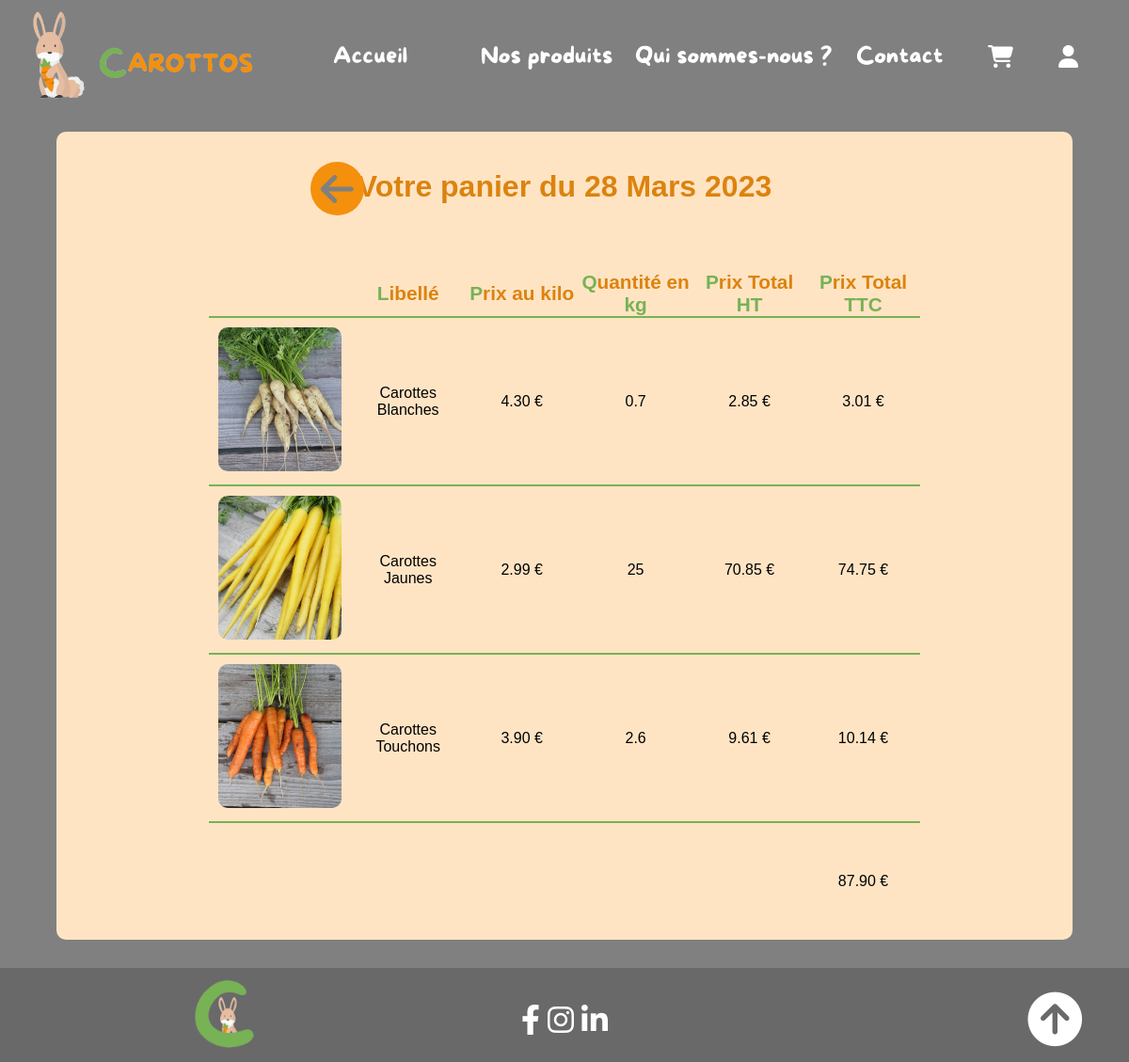
Screenshot of /ancienPanier.php?idPanier=3 (signed in) with the database file from the repository.
### tables this page shows
CREATE TABLE `commande` (
  `idCommande` int(11) NOT NULL,
  `dateCommande` date NOT NULL DEFAULT current_timestamp(),
  `idUser` int(11) NOT NULL,
  `idPtLiv` int(11) NOT NULL
);

CREATE TABLE `contenu` (
  `idProduit` int(11) NOT NULL,
  `idCommande` int(11) NOT NULL,
  `qteProd` float NOT NULL
);

CREATE TABLE `produits` (
  `id` int(11) NOT NULL,
  `libelle` varchar(60) NOT NULL,
  `prix` float NOT NULL,
  `description` text NOT NULL,
  `joursAvantLivraison` int(11) NOT NULL,
  `img` varchar(80) NOT NULL,
  `QteStock` float NOT NULL
);

### BDD/requetes.php (called while the page is built, shortened)
<?php
function getCommandeByIdCommande($idCommande){
    $connexion = createConnexion();
    $requete = $connexion->prepare("SELECT * FROM commande WHERE idCommande = :idCom");
    $requete->bindParam('idCom', $idCommande);
    $requete->execute();
    return $requete->fetch(PDO::FETCH_ASSOC);
}
function getProduitsByCommande($idCommande){
    $connexion = createConnexion();
    $requete = $connexion->prepare("SELECT libelle, img, prix, qteProd FROM contenu INNER JOIN produits ON produits.id = contenu.idProduit WHERE idCommande = :idCommande");
    $requete->bindParam('idCommande', $idCommande);
    $requete->execute();
    return $requete->fetchAll(PDO::FETCH_ASSOC);
}
function getPrixTotalCommande($id){
    $connexion = createConnexion();
    $requete = $connexion->prepare("SELECT SUM(prix*qteProd) as Total FROM contenu INNER JOIN produits ON produits.id = contenu.idProduit WHERE idCommande = :id");
    $requete->bindParam('id', $id);
    $requete->execute();
    $array =  $requete->fetch(PDO::FETCH_ASSOC);
    return number_format($array['Total'], 2);
}

### BDD/fonctionsDiverses.php (called while the page is built, shortened)
<?php
function ecritureDateLettreViaBDD($date):string{
    $annee = substr($date, 0, 4);
    $mois = substr($date, 5 ,2);
    $jour = substr($date, -2);
    return $jour." ".ecritureMois($mois)." ".$annee;
}
function ecritureMois($mois){
    if ($mois == '01'){
        return "Janvier";
    }elseif ($mois == '02'){
        return "Février";
    }elseif ($mois == '03'){
        return "Mars";
    }elseif ($mois == '04'){
        return "Avril";
    }elseif ($mois == '05'){
        return "Mai";
    }elseif ($mois == '06'){
        return "Juin";
    }elseif ($mois == '07'){
        return "Juillet";
    }elseif ($mois == '08'){
        return "Août";
    }elseif ($mois == '09'){
        return "Septembre";
    }elseif ($mois == '10'){
        return "Octobre";
    }elseif ($mois == '11'){
        return "Novembre";
    }elseif ($mois == '12'){
        return "Décembre";
    }
}

### ancienPanier.php (the view, shortened to what this page needs)
<?php
include_once "BDD/requetes.php";
include_once "BDD/fonctionsDiverses.php";
$idComm = $_GET['idPanier'];
$commande = getCommandeByIdCommande($idComm);
$datePanier = ecritureDateLettreViaBDD($commande['dateCommande']);
?>
<!doctype html>
<html lang="fr">
<head>
    <link rel="stylesheet" href="https://cdnjs.cloudflare.com/ajax/libs/font-awesome/6.3.0/css/all.min.css" />
    <link rel="stylesheet" href="style.css">
</head>
<body>
<div class="container">
    <?php
    include "fichierCommuns/header.php";
    ?>
    <div class="ancienPanier">
        <a href="pageUser.php" id="back" class="retourPageUserFromAncienPanier"><i class="fa-solid fa-arrow-left"></i></a>
        <h1>Votre panier du <?= $datePanier ?></h1>
        <table>
            <thead>
            <th></th>
            <th>Libellé</th>
            <th>Prix au kilo</th>
            <th>Quantité en <span class="VertContact">kg</span></th>
            <th>Prix Total <span class="VertContact">HT</span></th>
            <th>Prix Total <span class="VertContact">TTC</span></th>
            </thead>
            <tbody>
            <?php
            $produits = getProduitsByCommande($idComm);
            foreach ($produits as $produit){
                $lib = $produit['libelle'];
                $img = $produit['img'];
                $prix = number_format($produit['prix'], 2);
                $qteProd = $produit['qteProd'];
                $total = number_format($qteProd*$prix, 2);
                $totalHT = number_format($total/1.055, 2);
            ?>
                <tr>
                    <td><img src="<?= $img ?>" alt="Image du produit"></td>
                    <td><?= $lib ?></td>
                    <td><?= $prix." €" ?></td>
                    <td><?= $qteProd ?></td>
                    <td><?= $totalHT." €" ?></td>
                    <td><?= $total." €" ?></td>
                </tr>
            <?php
            }
            ?>
            <tr>
                <td></td>
                <td></td>
                <td></td>
                <td></td>
                <td></td>
                <td><?= getPrixTotalCommande($idComm)." €
                " ?></td>
            </tr>
            </tbody>
        </table>
    </div>
    <?php
    include "fichierCommuns/footer.php";
    ?>
</div>
</body>
</html>

### style.css (style rules this page uses)
html { scroll-behavior: smooth; min-height: 100vh; height: max-content; scrollbar-width: thin; }
* { margin: 0; padding: 0; box-sizing: border-box; cursor: default; }
.container { display: flex; flex-direction: column; min-height: 100vh; height: max-content; background-color: gray; }
.VertContact { color: #77b255; }
#back { width: 1.5cm; position: absolute; height: 1.5cm; color: gray; font-size: 2.5em; background-color: #f4900c; border-radius: 50%; text-align: center; vertical-align: middle; line-height: 1.6cm; transition: all 0.6s; z-index: 0; cursor: pointer; }
#back i { cursor: pointer; }
.ancienPanier { margin: 140px auto 130px auto; width: 90%; font-family: Bahnschrift, sans-serif; background-color: bisque; border-radius: 10px; position: relative; }
.retourPageUserFromAncienPanier { left: 25%; top: 0.85cm; }
.ancienPanier h1 { color: #dc830e; text-align: center; margin-top: 40px; }
.ancienPanier table { border-collapse: collapse; width: 70%; margin: 70px auto auto; }
.ancienPanier table thead th { height: 50px; color: #dc830e; font-size: 1.3em; }
.ancienPanier table thead th:first-letter { color: #77b255; }
.ancienPanier table tr { border-bottom: #77b255 2px solid; }
.ancienPanier table tbody tr:last-child { border: none; }
.ancienPanier table td { width: 16%; height: 175px; text-align: center; padding: 10px; }
.ancienPanier table tbody tr:last-child td { height: 125px; }
.ancienPanier table tr td:first-child { width: 100px; }
.ancienPanier table img { height: 100%; width: 100%; aspect-ratio: 1/1; object-fit: cover; border-radius: 10px; }

### rows the page displays
commande: dateCommande "28 Mars 2023"
contenu: idProduit.img (picture), idProduit.libelle "Carottes Blanches", idProduit.prix "4.30", qteProd "0.7", qteProd.prix "2.85", qteProd.prix "3.01"
contenu: idProduit.img (picture), idProduit.libelle "Carottes Jaunes", idProduit.prix "2.99", qteProd "25", qteProd.prix "70.85", qteProd.prix "74.75"
contenu: idProduit.img (picture), idProduit.libelle "Carottes Touchons", idProduit.prix "3.90", qteProd "2.6", qteProd.prix "9.61", qteProd.prix "10.14"

### other values shown
getPrixTotalCommande($idComm) "87.90"
